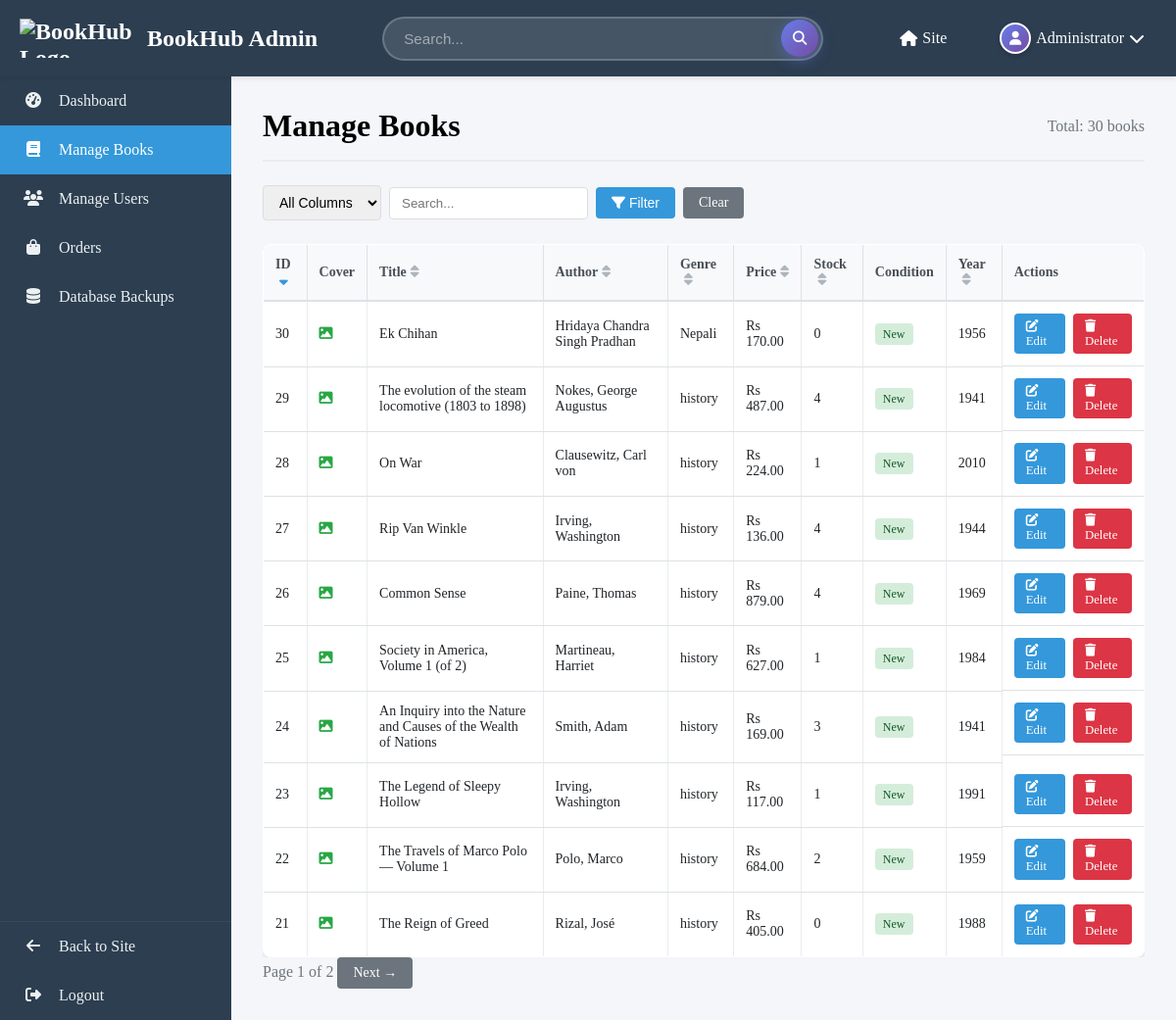
The app's page /admin/manage_books.php?sort=book_id&order=DESC&page=1 (signed in), older data.
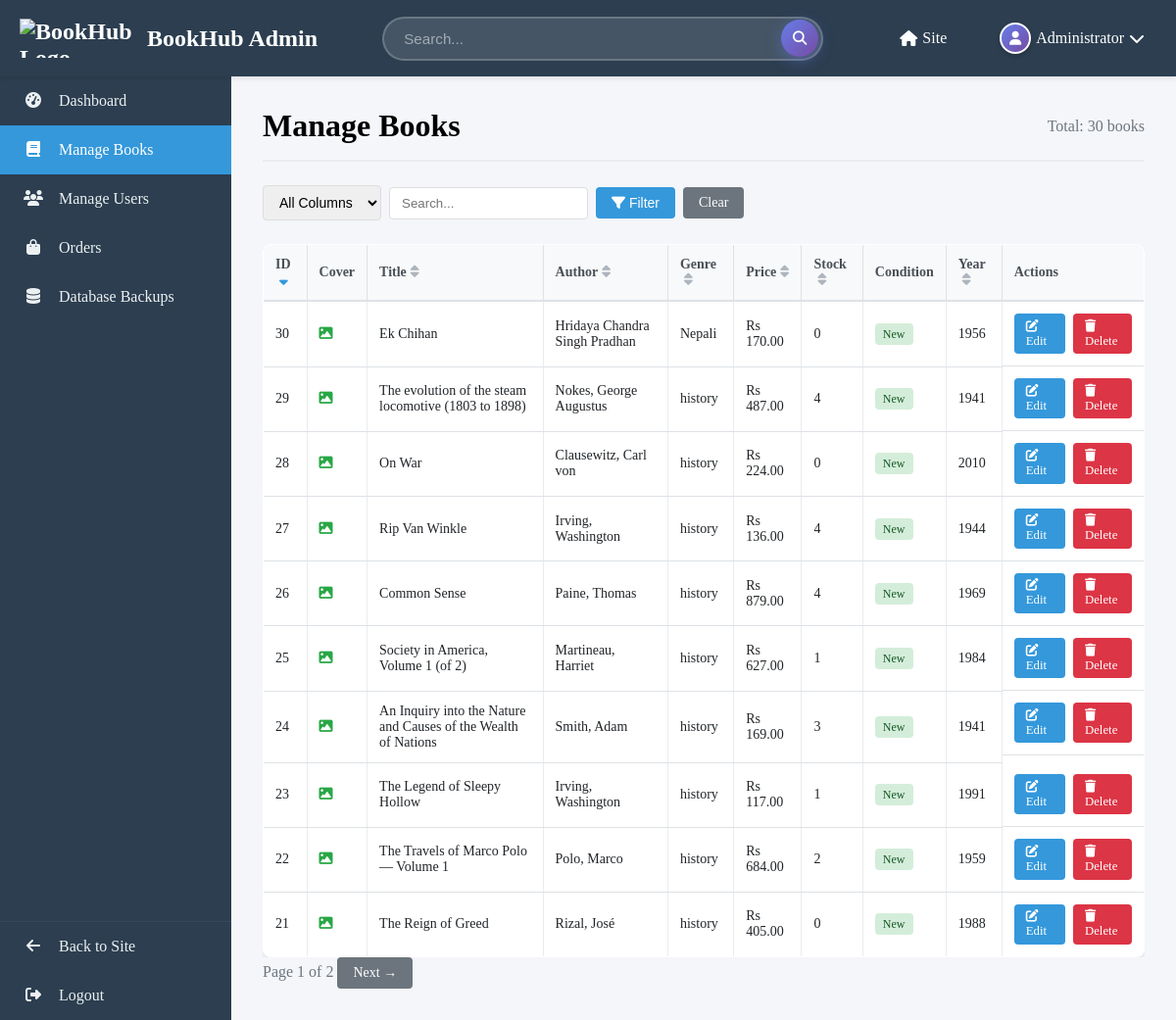
The same page, newer data.
### tables this page shows
CREATE TABLE `books` (
  `book_id` int(11) NOT NULL AUTO_INCREMENT,
  `title` varchar(255) NOT NULL,
  `author` varchar(100) NOT NULL,
  `isbn` varchar(20) DEFAULT NULL,
  `description` text DEFAULT NULL,
  `genre` varchar(50) DEFAULT NULL,
  `price` decimal(10,2) NOT NULL DEFAULT 0.00,
  `stock` int(11) DEFAULT 0,
  `cover_image` varchar(255) DEFAULT NULL,
  `published_year` int(11) DEFAULT NULL,
  `condition_status` enum('new','used','rare') DEFAULT 'new',
  `is_bestseller` tinyint(1) DEFAULT 0,
  `view_count` int(11) DEFAULT 0,
  `created_at` timestamp NOT NULL DEFAULT current_timestamp(),
  `updated_at` timestamp NOT NULL DEFAULT current_timestamp() ON UPDATE current_timestamp(),
  PRIMARY KEY (`book_id`),
  UNIQUE KEY `isbn` (`isbn`),
  KEY `idx_title` (`title`),
  KEY `idx_author` (`author`),
  KEY `idx_genre` (`genre`),
  KEY `idx_price` (`price`),
  KEY `idx_isbn` (`isbn`),
  KEY `idx_bestseller` (`is_bestseller`),
  FULLTEXT KEY `idx_search` (`title`,`author`,`description`)
);

### includes/functions.php (called while the page is built, shortened)
<?php
function clean_input($data) {
    $data = trim($data);
    $data = stripslashes($data);
    $data = htmlspecialchars($data, ENT_QUOTES, 'UTF-8');
    return $data;
}
function format_price($price) {
    return 'Rs ' . number_format($price, 2);
}

### admin/manage_books.php (the view, shortened to what the changed rows need)
<?php
require_once __DIR__ . '/../includes/functions.php';
require_once __DIR__ . '/../includes/db.php';
$action = $_GET['action'] ?? 'list';
$q = trim($_GET['q'] ?? '');
$search_column = isset($_GET['column']) ? clean_input($_GET['column']) : 'all';
$page = isset($_GET['page']) ? max(1, (int)$_GET['page']) : 1;
$sort = isset($_GET['sort']) ? clean_input($_GET['sort']) : 'book_id';
$order = isset($_GET['order']) && strtoupper($_GET['order']) === 'DESC' ? 'DESC' : 'ASC';
$per_page = ($page === 1) ? 10 : 20;
$offset = ($page === 1) ? 0 : (10 + (20 * ($page - 2)));
$books = [];
if ($action === 'list') {
    if ($q !== '') {
        if ($search_column === 'all') {
            $like = '%' . $q . '%';
            $stmt = $conn->prepare("SELECT book_id, title, author, genre, price, stock, cover_image, published_year, condition_status, created_at FROM books WHERE title LIKE ? OR author LIKE ? OR genre LIKE ? ORDER BY $sort $order LIMIT ? OFFSET ?");
            $stmt->bind_param('sssii', $like, $like, $like, $per_page, $offset);
        } elseif ($search_column === 'price') {
            $stmt = $conn->prepare("SELECT book_id, title, author, genre, price, stock, cover_image, published_year, condition_status, created_at FROM books WHERE price = ? ORDER BY $sort $order LIMIT ? OFFSET ?");
            $stmt->bind_param('dii', (float)$q, $per_page, $offset);
        } elseif ($search_column === 'stock') {
            $stmt = $conn->prepare("SELECT book_id, title, author, genre, price, stock, cover_image, published_year, condition_status, created_at FROM books WHERE stock = ? ORDER BY $sort $order LIMIT ? OFFSET ?");
            $stmt->bind_param('iii', (int)$q, $per_page, $offset);
        } elseif ($search_column === 'published_year') {
            $stmt = $conn->prepare("SELECT book_id, title, author, genre, price, stock, cover_image, published_year, condition_status, created_at FROM books WHERE published_year = ? ORDER BY $sort $order LIMIT ? OFFSET ?");
            $stmt->bind_param('iii', (int)$q, $per_page, $offset);
        } else {
            $like = '%' . $q . '%';
            $stmt = $conn->prepare("SELECT book_id, title, author, genre, price, stock, cover_image, published_year, condition_status, created_at FROM books WHERE $search_column LIKE ? ORDER BY $sort $order LIMIT ? OFFSET ?");
            $stmt->bind_param('sii', $like, $per_page, $offset);
        }
        $stmt->execute();
        $res = $stmt->get_result();
        while ($row = $res->fetch_assoc()) { $books[] = $row; }
        $stmt->close();
    } else {
        $stmt = $conn->prepare("SELECT book_id, title, author, genre, price, stock, cover_image, published_year, condition_status, created_at FROM books ORDER BY $sort $order LIMIT ? OFFSET ?");
        $stmt->bind_param('ii', $per_page, $offset);
        $stmt->execute();
        $res = $stmt->get_result();
        while ($row = $res->fetch_assoc()) { $books[] = $row; }
    }
}
function sort_url(string $col, string $current_sort, string $current_order, string $q, int $page, string $search_column): string {
    $new_order = ($current_sort === $col && $current_order === 'ASC') ? 'DESC' : 'ASC';
    $params = [
        'sort' => $col,
        'order' => $new_order,
        'page' => 1
    ];
    return SITE_URL . '/admin/manage_books.php?' . http_build_query($params);
}
function sort_icon(string $col, string $current_sort, string $current_order): string {
    if ($current_sort !== $col) {
        return '<i class="fas fa-sort" style="color: #adb5bd; margin-left: 0.25rem;"></i>';
    }
    return $current_order === 'ASC'
        ? '<i class="fas fa-sort-up" style="color: #3498db; margin-left: 0.25rem;"></i>'
        : '<i class="fas fa-sort-down" style="color: #3498db; margin-left: 0.25rem;"></i>';
}
?>
<?php require_once __DIR__ . '/partials/header.php'; ?>
            <?php if ($action === 'list'): ?>
                <div class="admin-header">
                    <h1>Manage Books</h1>
                </div>
                <div class="data-table-container" style="overflow-x: auto;">
                    <table class="data-table" style="width: 100%; min-width: 900px;">
                        <thead>
                            <tr>
                                <th><a href="<?php echo sort_url('book_id', $sort, $order, $q, $page, $search_column); ?>" style="text-decoration: none; color: inherit;">ID<?php echo sort_icon('book_id', $sort, $order); ?></a></th>
                                <th>Cover</th>
                                <th><a href="<?php echo sort_url('title', $sort, $order, $q, $page, $search_column); ?>" style="text-decoration: none; color: inherit;">Title<?php echo sort_icon('title', $sort, $order); ?></a></th>
                                <th><a href="<?php echo sort_url('author', $sort, $order, $q, $page, $search_column); ?>" style="text-decoration: none; color: inherit;">Author<?php echo sort_icon('author', $sort, $order); ?></a></th>
                                <th><a href="<?php echo sort_url('genre', $sort, $order, $q, $page, $search_column); ?>" style="text-decoration: none; color: inherit;">Genre<?php echo sort_icon('genre', $sort, $order); ?></a></th>
                                <th><a href="<?php echo sort_url('price', $sort, $order, $q, $page, $search_column); ?>" style="text-decoration: none; color: inherit;">Price<?php echo sort_icon('price', $sort, $order); ?></a></th>
                                <th><a href="<?php echo sort_url('stock', $sort, $order, $q, $page, $search_column); ?>" style="text-decoration: none; color: inherit;">Stock<?php echo sort_icon('stock', $sort, $order); ?></a></th>
                                <th>Condition</th>
                                <th><a href="<?php echo sort_url('published_year', $sort, $order, $q, $page, $search_column); ?>" style="text-decoration: none; color: inherit;">Year<?php echo sort_icon('published_year', $sort, $order); ?></a></th>
                                <th>Actions</th>
                            </tr>
                        </thead>
                        <tbody>
                            <?php foreach ($books as $b): ?>
                            <tr>
                                <td><?php echo (int)$b['book_id']; ?></td>
                                <td><?php echo !empty($b['cover_image']) ? '<i class="fas fa-image" style="color: #28a745;"></i>' : '<i class="fas fa-times" style="color: #dc3545;"></i>'; ?></td>
                                <td><?php echo htmlspecialchars($b['title']); ?></td>
                                <td><?php echo htmlspecialchars($b['author']); ?></td>
                                <td><?php echo htmlspecialchars($b['genre'] ?? '-'); ?></td>
                                <td><?php echo format_price((float)($b['price'] ?? 0)); ?></td>
                                <td><?php echo (int)($b['stock'] ?? 0); ?></td>
                                <td>
                                    <?php $cond = $b['condition_status'] ?? 'new'; ?>
                                    <span class="badge badge-<?php echo $cond; ?>"><?php echo ucfirst($cond); ?></span>
                                </td>
                                <td><?php echo (int)($b['published_year'] ?? 0) ?: '-'; ?></td>
                                <td class="actions" style="display: flex; gap: 0.5rem; flex-wrap: nowrap;">
                                    <a href="<?php echo SITE_URL; ?>/admin/manage_books.php?action=edit&id=<?php echo (int)$b['book_id']; ?>&sort=<?php echo urlencode($sort); ?>&order=<?php echo urlencode($order); ?>&q=<?php echo urlencode($q); ?>&column=<?php echo urlencode($search_column); ?>&page=<?php echo $page; ?>" class="btn btn-primary btn-small"><i class="fas fa-edit"></i> Edit</a>
                                    <a href="<?php echo SITE_URL; ?>/admin/manage_books.php?action=delete&id=<?php echo (int)$b['book_id']; ?>&sort=<?php echo urlencode($sort); ?>&order=<?php echo urlencode($order); ?>&q=<?php echo urlencode($q); ?>&column=<?php echo urlencode($search_column); ?>&page=<?php echo $page; ?>" class="btn btn-danger btn-small" onclick="return confirm('Delete this book?')"><i class="fas fa-trash"></i> Delete</a>
                                </td>
                            </tr>
                            <?php endforeach; ?>
                        </tbody>
                    </table>
                </div>
            <?php endif; ?>
<?php require_once __DIR__ . '/partials/footer.php'; ?>

Row changes from the older to the newer data that the page shows:
changed books "On War": stock "1" → "0"
